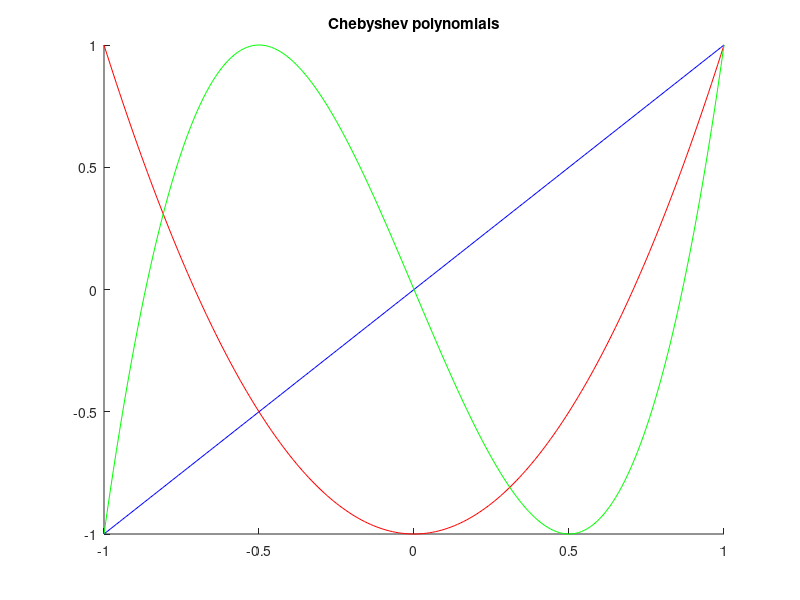

MATLAB code to generate this figure: (Note: this script raises an error after producing the figure.)
% a.
T = @(n, t) cos(n * acos(t));
t = -1:0.01:1;
hold on;

title('Chebyshev polynomials')
plot(t, T(1, t), 'b');
plot(t, T(2, t), 'r');
plot(t, T(3, t), 'g');


% b.
n = 10;

for i = 1:n
  plot(t, Cheb(i, t));
end
